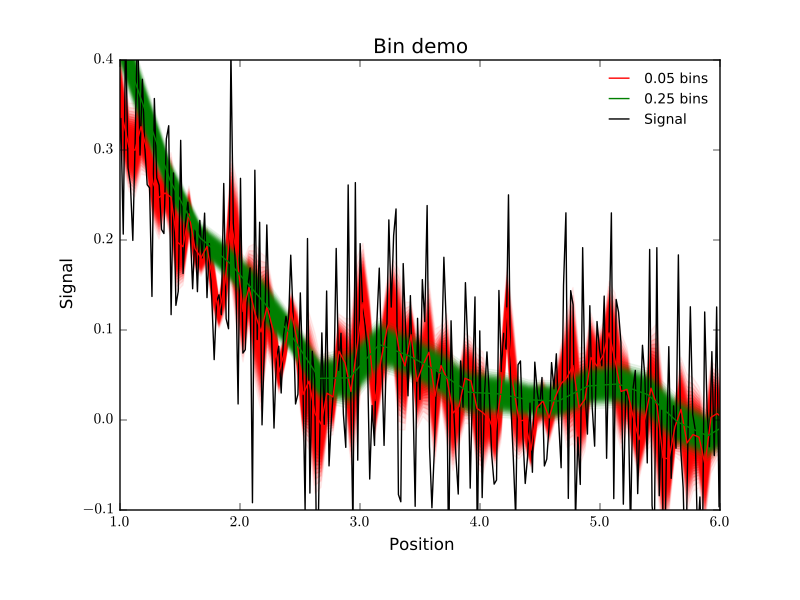

This chart was generated by the following Python code:
from Stoner import Data
from Stoner.plotutils import errorfill

d=Data("Noisy_Data.txt",setas="xy")

d.template.fig_height=6
d.template.fig_width=8
d.plot()

e=d.bin(bins=0.05,mode="lin")
f=d.bin(bins=0.25,mode="lin")

e.fig=d.fig
f.fig=d.fig

e.plot(plotter=errorfill,label="0.05 bins")
f.plot(plotter=errorfill,label="0.25 bins")

d.xlim=(1,6)
d.ylim(-0.1,0.4)
d.title="Bin demo"
